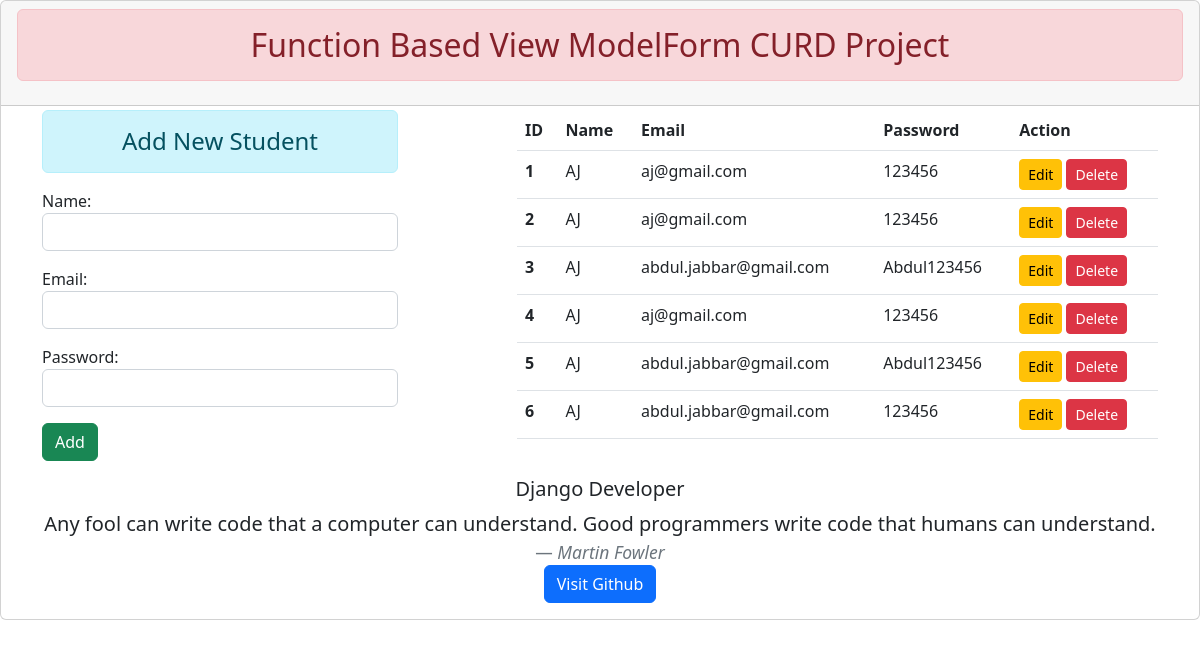
The page / on the database its author committed.
### enroll/models.py (models this page shows)
class User(models.Model):
    name = models.CharField(max_length=100)
    email = models.EmailField(max_length=100)
    password = models.CharField(max_length=100)

### enroll/views.py (the view)
# urls.py: path('', views.show_all, name="addshow"),
def show_all(request):
    if request.method == 'POST':
        sf = StudentRegistration(request.POST)
        if sf.is_valid:
            sf.save()
            sf = StudentRegistration()
    else :
        sf = StudentRegistration()
    std = User.objects.all()
    return render(request, 'addshow.html', {'forms':sf, 'std':std} )

### enroll/forms.py
class StudentRegistration(forms.ModelForm):
    class Meta:
        model = User
        fields = ['name', 'email', 'password']
        widgets = {
            'name':forms.TextInput(attrs={'class':'form-control'}),
            'email':forms.EmailInput(attrs={'class':'form-control'}),
            'password':forms.PasswordInput(attrs={'class':'form-control'})
        }

### enroll/templates/addshow.html (shortened to what this page needs)
{% extends 'base.html' %}
{% block content %}
    <div class="row">
        <div class="col-sm-4">
            <h4 class="text-center alert alert-info">Add New Student</h4>
            <form action="" method="POST">
                {{forms.as_p}}
                <input type="submit" class="btn btn-success " value="Add">
            </form>
        </div>
        <div class="col-sm-7 offset-1">
            {% if std %}
            <table class="table table-hover">
                <thead>
                  <tr>
                    <th scope="col">ID</th>
                    <th scope="col">Name</th>
                    <th scope="col">Email</th>
                    <th scope="col">Password</th>
                    <th scope="col">Action</th>
                  </tr>
                </thead>
                <tbody>
                    {% for st in std %}
                  <tr>
                    <th scope="row">{{st.id}}</th>
                    <td>{{st.name}}</td>
                    <td>{{st.email}}</td>
                    <td>{{st.password}}</td>
                    <td>
                        <a href="{% url 'update' st.id %}" class="btn btn-warning btn-sm">Edit</a>
                        <form action="{% url 'delete' st.id  %}" method="POST" class="d-inline">
                            <input type="submit" class="btn btn-danger btn-sm" value="Delete">
                        </form>
                    </td>
                  </tr>
                  {%endfor%}
                </tbody>
              </table>
            {% else %}
                <h4 class="text-center alert alert-warning">No Records</h4>
            {% endif %}
        </div>
    </div>
{% endblock content %}

### enroll/templates/base.html (shortened to what this page needs)
<!DOCTYPE html>
<html lang="en">
<head>
    <link href="https://cdn.jsdelivr.net/npm/bootstrap@5.2.0/dist/css/bootstrap.min.css" rel="stylesheet">
</head>
<body>
    <div class="card ">
        <div class="card-header text-center">
          <h2 class="text-center alert alert-danger">Function Based View ModelForm CURD Project</h2>
        </div>
        <div class="container mt-1">
            {% block content %}
            {% endblock content %}
        </div>
        <div class="card-body text-center">
          <h5 class="card-title">Django Developer</h5>
          <blockquote class="blockquote mb-0">
            <p>Any fool can write code that a computer can understand. Good programmers write code that humans can understand.</p>
            <footer class="blockquote-footer"><cite title="Source Title">Martin Fowler</cite></footer>
          </blockquote>
          <a href="https://github.com/AbdulJabbar64" class="btn btn-primary">Visit Github</a>
        </div>
      </div>
</body>
</html>

### rows shown on the page
User: id "1", name "AJ", email "aj@gmail.com", password "123456"
User: id "2", name "AJ", email "aj@gmail.com", password "123456"
User: id "3", name "AJ", email "abdul.jabbar@gmail.com", password "Abdul123456"
User: id "4", name "AJ", email "aj@gmail.com", password "123456"
User: id "5", name "AJ", email "abdul.jabbar@gmail.com", password "Abdul123456"
User: id "6", name "AJ", email "abdul.jabbar@gmail.com", password "123456"
